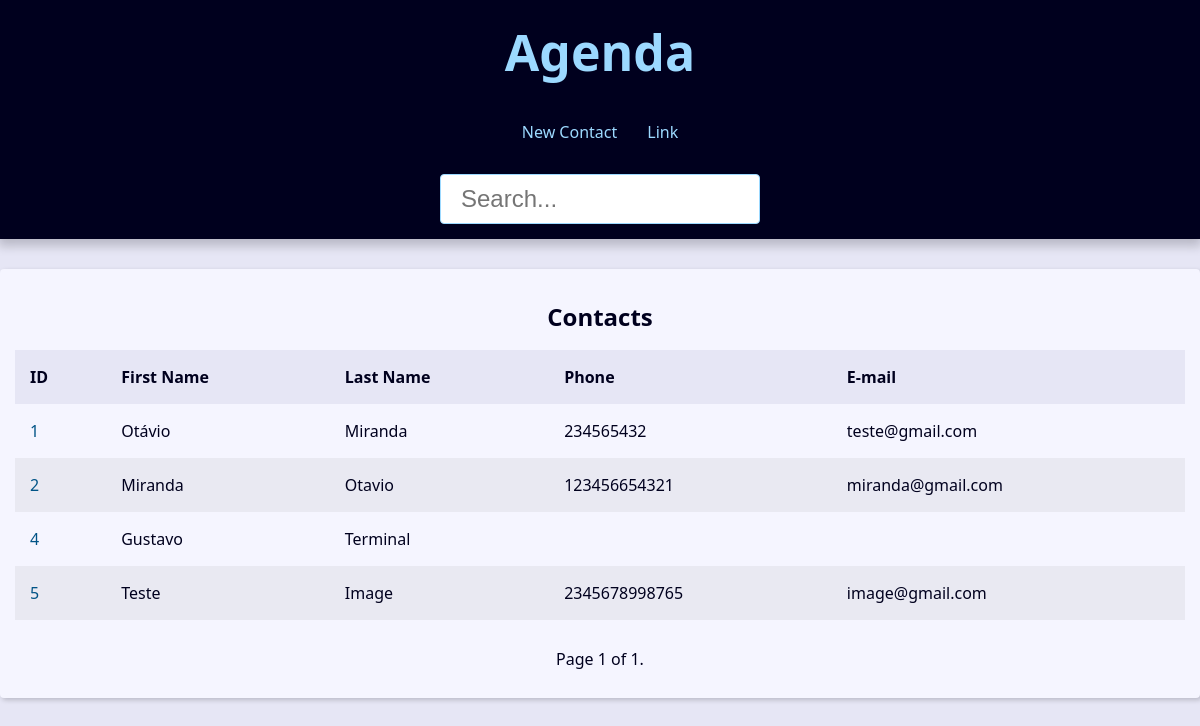
The app's page /, older data.
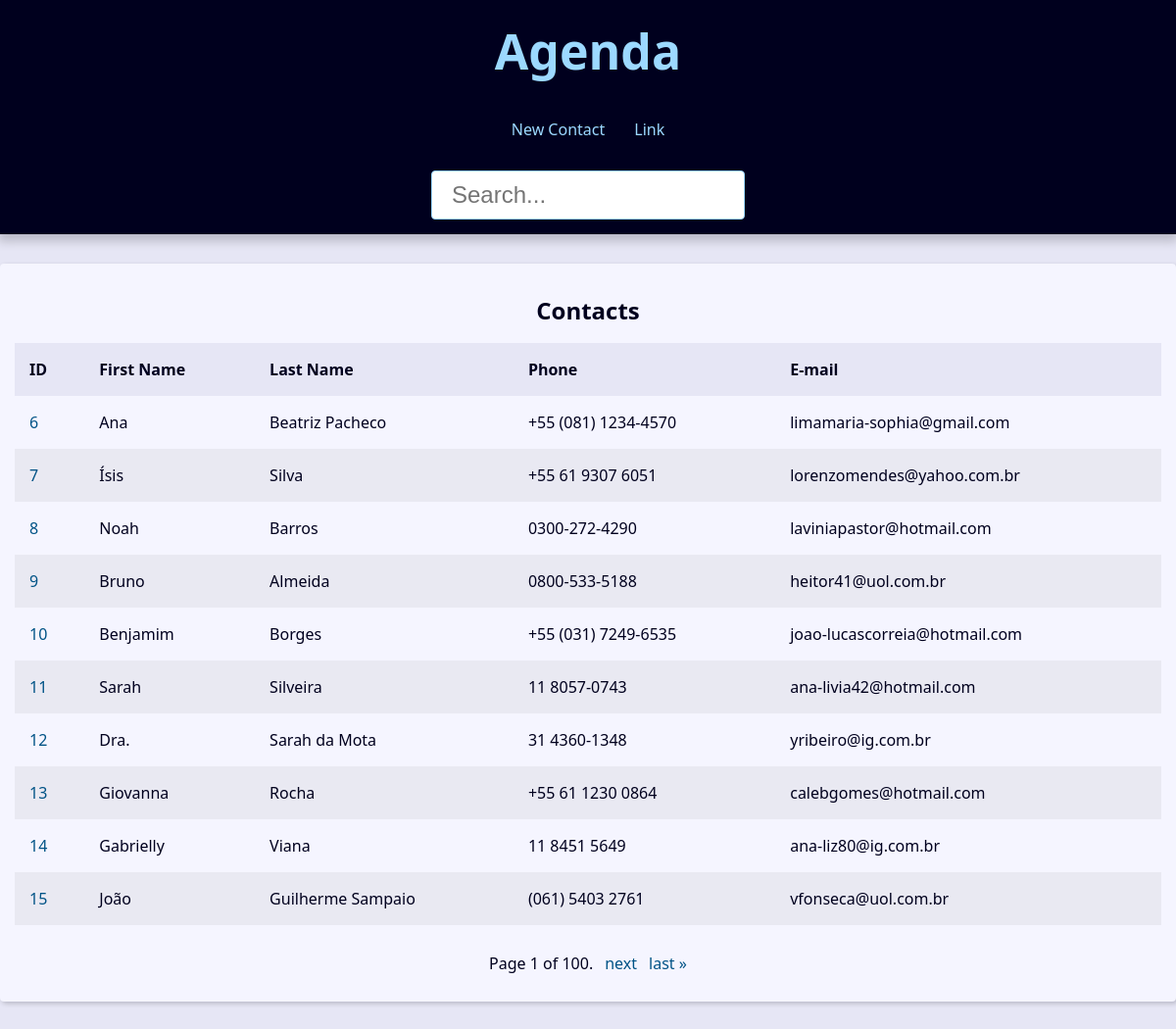
The same page, newer data.
### contact/models.py (models this page shows, shortened)
class Contact( models.Model ):
    name = models.CharField(max_length=50) #field com char de no maximo 50 chars
    last_name = models.CharField(max_length=100)
    phone = models.CharField(max_length=70)
    email = models.EmailField(max_length=254)
    created_at = models.DateTimeField(default=timezone.now) #quando o campo for criado;
    description = models.TextField()
    show = models.BooleanField(default=True)
    picture = models.ImageField(blank=True,upload_to='pictures/%Y%m')
    category = models.ForeignKey(Category,on_delete=models.SET_NULL,blank=True, null=True) # CASCADE = deletando category, o contato sera deletado tambem
    owner = models.ForeignKey(User,on_delete=models.SET_NULL,null=True)

### contact/views/contact_views.py (the view)
# urls.py: path('', views.index, name='index'),
def index(request):
    contacts = Contact.objects.filter(show = True).order_by('id')
    paginator = Paginator(contacts, 10)  # Show 10 contacts per page.
    page_number = request.GET.get("page")
    page_obj = paginator.get_page(page_number)
    context = {
        'page_obj' : page_obj,
        'title' : 'Agenda'
    }
    return render(request,'contact/index.html',context)

### contact/templates/contact/index.html
{% extends 'global/base.html' %}
{% block content %}
  {% if page_obj %}
  <div class="responsive-table">
    <table class="contacts-table">
      <caption class="table-caption ">
        Contacts
      </caption>
      <thead>
        <tr class="table-row table-row-header">
          <th class="table-header">ID</th>
          <th class="table-header">First Name</th>
          <th class="table-header">Last Name</th>
          <th class="table-header">Phone</th>
          <th class="table-header">E-mail</th>
        </tr>
      </thead>
      <tbody>
        {% for contact in page_obj %}
          <tr class="table-row">
            <td class="table-cel">
              <a class="table-link" href=" {% url 'contact:contact' contact.id %}">
                {{ contact.id }}
              </a>
            </td>
            <td class="table-cel">
              {{ contact.name }}
            </td>
            <td class="table-cel">
              {{ contact.last_name }}
            </td>
            <td class="table-cel">
              {{ contact.phone }}
            </td>
            <td class="table-cel">
              {{ contact.email }}
            </td>
          </tr>
        {% endfor %}
      </tbody>
    </table>
  </div>
  {% else %}
  <div class="single-contact">
    <p>Nenhum contato encontrado</p>
  </div>
  {% endif %}
{% endblock content %}

### base_templates/global/base.html
<!DOCTYPE html>
<html lang="pt-br">
<head>
    {% include 'global/partials/head.html'%}
</head>
<body>
    {% include "global/partials/header.html" %}
    <main class="content">
        {% block content %}{% endblock content %}
        {% include "global/partials/pagination.html" %}
    </main>
</body>
</html>

### base_templates/global/partials/head.html (shortened to what this page needs)
{% load static %}
    <link rel="stylesheet" href="{% static 'global/css/style.css' %}" >

### base_templates/global/partials/header.html
<header class="header">
    <h1 class="header-heading">
        <a href="{% url 'contact:index'%}" class="header-link">
            Agenda
        </a>
    </h1>
    <nav class="menu">
        <ul class="menu-list">
            <li class="menu-item">
                <a href=" {% url 'contact:create' %}" class="menu-link">
                    New Contact
                </a>
            </li>
            <li class="menu-item">
                <a href="#" class="menu-link">
                    Link
                </a>
            </li>
        </ul>
    </nav>
    <div class="search">
        <form action="{% url "contact:search" %}"
        method="GET">
            <input type="text"
            class="search-input"
            id="search"
            name="q"
            placeholder="Search..."
            value="{{request.GET.q.strip}}"
            >
        </form>
    </div>
</header>

### base_templates/global/partials/pagination.html (shortened to what this page needs)
{% if page_obj %}
<div class="pagination">
    <span class="step-links">
        <span class="current">
            Page {{ page_obj.number }} of {{ page_obj.paginator.num_pages }}.
        </span>
        {% if page_obj.has_next %}
            <a href="?page={{ page_obj.next_page_number }}&q={{request.GET.q.strip}}">next</a>
            <a href="?page={{ page_obj.paginator.num_pages }}&q={{request.GET.q.strip}}">last &raquo;</a>
        {% endif %}
    </span>
</div>
{% endif %}

### base_static/global/css/style.css (style rules this page uses)
:root { --spacing: 1.5rem; --link-dark-color: rgb(0, 83, 134); --link-light-color: rgb(156, 217, 255); --clr-white: rgb(245, 245, 255); --clr-black: rgb(0, 0, 30); --clr-light-gray: rgb(230, 230, 245); --clr-dark-shadow-5: rgba(0, 0, 10, 5%); --clr-dark-shadow-10: rgba(0, 0, 10, 10%); --clr-dark-shadow-20: rgba(0, 0, 10, 20%); --clr-light-shadow-5: rgba(200, 200, 255, 5%); --clr-light-shadow-10: rgba(200, 200, 255, 10%); --clr-light-shadow-20: rgba(200, 200, 255, 20%); --main-page-width: 120rem; --table-min-width: 60rem; --biggest-font-size: 5rem; --bigger-font-size: 4rem; --big-font-size: 3.2rem; --medium-font-size: 2.4rem; --small-font-size: 1.6rem; --smaller-font-size: 1.4rem; --smallest-font-size: 1.2rem; --transition-fast: 300ms; --transition-medium: 600ms; --transition-slow: 1s; --default-border-radius: 4px; }
*, *::before, *::after { margin: 0; padding: 0; box-sizing: border-box; }
html { font-size: 62.5%; }
body { font-family: system-ui, -apple-system, BlinkMacSystemFont, 'Segoe UI', Roboto, Oxygen, Ubuntu, Cantarell, 'Open Sans', 'Helvetica Neue', sans-serif; line-height: 1.5; font-size: var(--small-font-size); color: var(--clr-black); -webkit-font-smoothing: antialiased; background: var(--clr-light-gray); }
.header { background: var(--clr-black); padding: var(--spacing); box-shadow: 0 5px 10px 2px var(--clr-dark-shadow-20); z-index: 1; position: relative; }
.header-heading { font-size: var(--biggest-font-size); text-align: center; }
.header-link { color: var(--link-light-color); text-decoration: none; transition: filter var(--transition-fast) ease-in-out; }
.menu { margin: var(--spacing); }
.menu-list { list-style: none; display: flex; justify-content: center; flex-flow: row wrap; }
.menu-link { display: block; padding: var(--spacing); color: var(--link-light-color); text-decoration: none; transition: background-color var(--transition-fast) ease-in-out; border-radius: var(--default-border-radius); }
.content { max-width: var(--main-page-width); margin: calc(var(--spacing) * 2) auto; padding: var(--spacing); background: var(--clr-white); box-shadow: 2px 2px 5px var(--clr-dark-shadow-20); border-radius: var(--default-border-radius); }
.responsive-table { width: 100%; overflow-x: auto; }
.contacts-table { width: 100%; min-width: var(--table-min-width); border-collapse: collapse; }
.table-caption { font-size: var(--medium-font-size); font-weight: bold; padding: var(--spacing); }
.table-row { text-align: left; text-overflow: ellipsis; transition: background-color var(--transition-fast) ease-in-out; }
.table-row:nth-of-type(2n) { background: var(--clr-dark-shadow-5); }
.table-row-header { background: var(--clr-light-gray); color: var(--clr-black); }
.table-cel, .table-header { padding: var(--spacing); }
.table-link { color: var(--link-dark-color); transition: color var(--transition-fast) ease-in-out; text-decoration: none; }
.pagination { margin-top: var(--spacing); display: flex; justify-content: center; padding: calc(var(--spacing) * 0.8); font-size: var(--small-font-size); }
.pagination .step-links { display: flex; gap: calc(var(--spacing) * 0.8); }
.pagination .step-links a { color: var(--link-dark-color); transition: color var(--transition-fast) ease-in-out; text-decoration: none; display: block; }
.search { display: flex; justify-content: center; }
.search-input { font-size: var(--medium-font-size); padding: 1rem 2rem; width: 100%; max-width: 32rem; border-radius: var(--default-border-radius); border: 1px solid var(--link-light-color); }

Row changes from the older to the newer data that the page shows:
removed Contact: id "1", name "Otávio", last_name "Miranda", phone "234565432", email "teste@gmail.com"
removed Contact: id "2", name "Miranda", last_name "Otavio", phone "123456654321", email "miranda@gmail.com"
removed Contact: id "4", name "Gustavo", last_name "Terminal"
removed Contact: id "5", name "Teste", last_name "Image", phone "2345678998765", email "image@gmail.com"
added Contact: id "6", name "Ana", last_name "Beatriz Pacheco", phone "+55 (081) 1234-4570", email "limamaria-sophia@gmail.com"
added Contact: id "7", name "Ísis", last_name "Silva", phone "+55 61 9307 6051", email "lorenzomendes@yahoo.com.br"
added Contact: id "8", name "Noah", last_name "Barros", phone "0300-272-4290", email "laviniapastor@hotmail.com"
added Contact: id "9", name "Bruno", last_name "Almeida", phone "0800-533-5188", email "heitor41@uol.com.br"
added Contact: id "10", name "Benjamim", last_name "Borges", phone "+55 (031) 7249-6535", email "joao-lucascorreia@hotmail.com"
added Contact: id "11", name "Sarah", last_name "Silveira", phone "11 8057-0743", email "ana-livia42@hotmail.com"
added Contact: id "12", name "Dra.", last_name "Sarah da Mota", phone "31 4360-1348", email "yribeiro@ig.com.br"
added Contact: id "13", name "Giovanna", last_name "Rocha", phone "+55 61 1230 0864", email "calebgomes@hotmail.com"
added Contact: id "14", name "Gabrielly", last_name "Viana", phone "11 8451 5649", email "ana-liz80@ig.com.br"
added Contact: id "15", name "João", last_name "Guilherme Sampaio", phone "(061) 5403 2761", email "vfonseca@uol.com.br"
Text that changed along with them:
{{ page_obj.paginator.num_pages }}: "1" → "100"
text now shown: "next last »"
